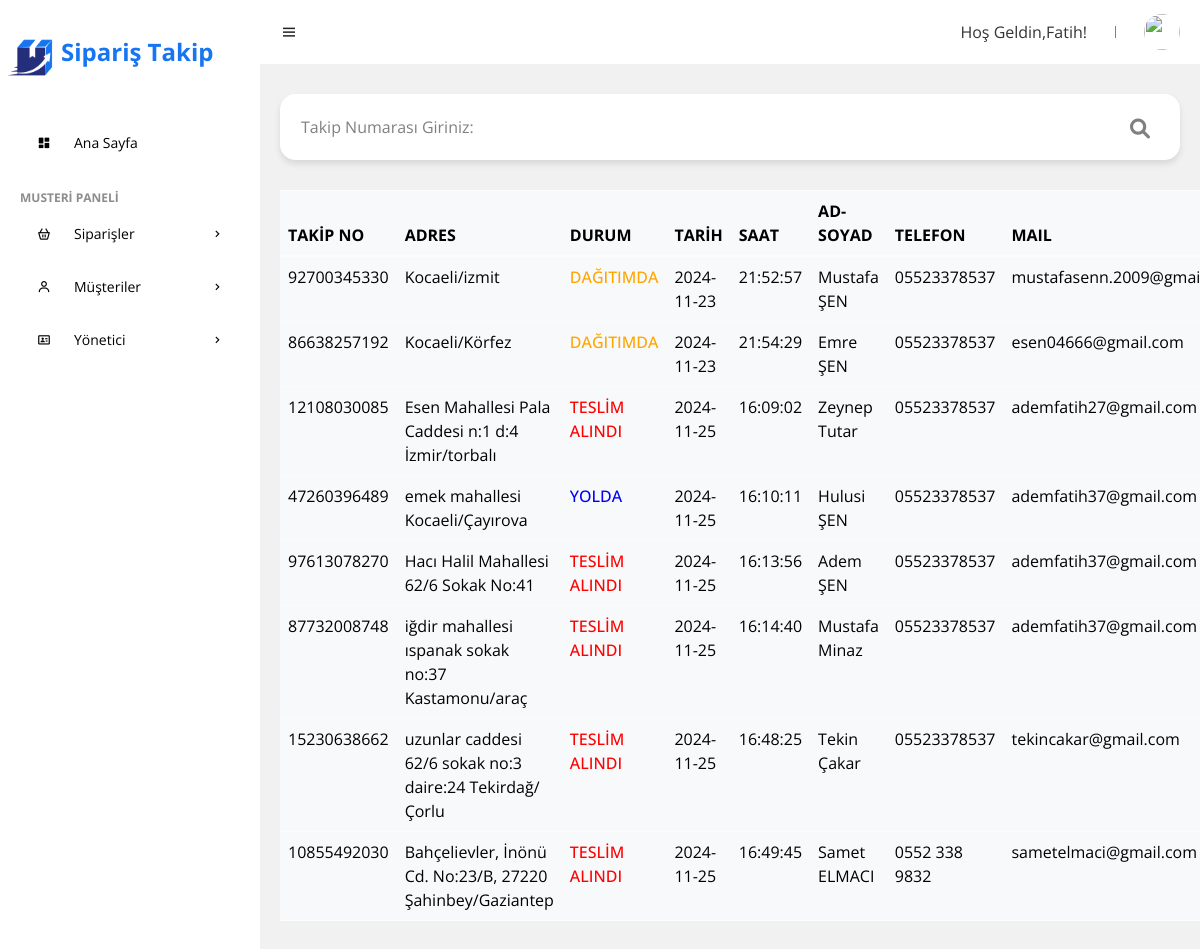
The app's page /admin/pages/orders/devam_eden_siparis.php (signed in), older data.
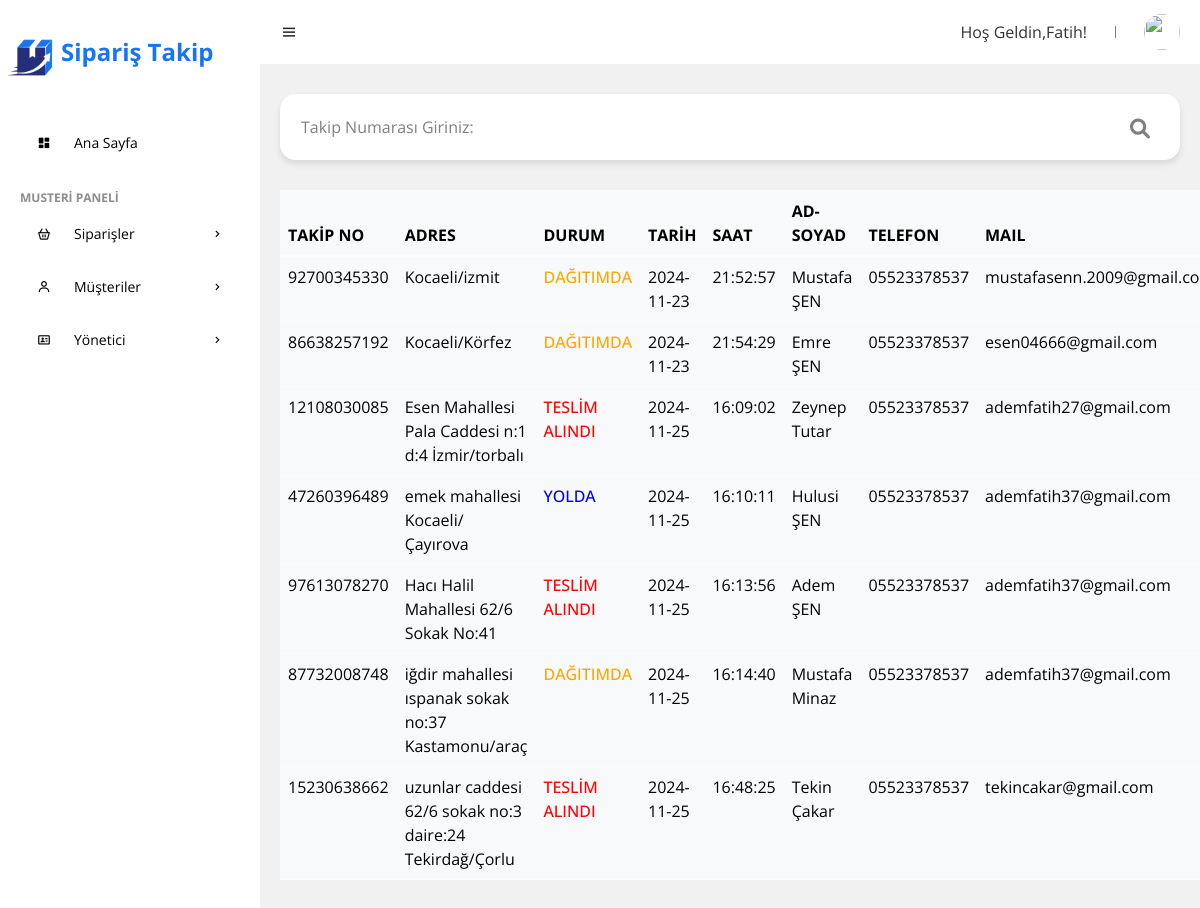
The same page, newer data.
### tables this page shows
CREATE TABLE `siparis` (
  `siparis_id` int(11) NOT NULL,
  `siparis_takip_no` bigint(11) NOT NULL,
  `siparis_saat` varchar(256) NOT NULL,
  `siparis_tarih` varchar(256) NOT NULL,
  `siparis_adres` varchar(256) NOT NULL,
  `siparis_durum` varchar(256) NOT NULL,
  `alici_adi_soyadi` varchar(256) NOT NULL,
  `alici_tel` varchar(20) NOT NULL,
  `alici_mail` varchar(256) NOT NULL,
  `yolda_tarih` datetime DEFAULT NULL,
  `dagitim_tarih` datetime DEFAULT NULL,
  `teslim_tarih` datetime DEFAULT NULL
);

### admin/pages/orders/devam_eden_siparis.php (the view, shortened to what this page needs)
<?php
require_once "../../islem/baglanti.php";
$searchQuery = '';
?>
<main>
    <form action="" method="GET">
        <div class="input-container">
            <input class="search" name="search" id="search" type="text" placeholder="Takip Numarası Giriniz:"
                value="<?php echo htmlspecialchars($searchQuery); ?>">
            <i class="fa fa-search"></i>
        </div>
    </form>
    <table class="table table-light table-hover rounded">
        <thead class="table-light">
            <tr>
                <th>TAKİP NO</th>
                <th>ADRES</th>
                <th>DURUM</th>
                <th>TARİH</th>
                <th>SAAT</th>
                <th>AD-SOYAD</th>
                <th>TELEFON</th>
                <th>MAIL</th>
            </tr>
        </thead>
        <tbody id="orderTableBody">
            <?php
            if (empty($searchQuery)) {
                $siparisQuery = "SELECT * FROM siparis WHERE siparis_durum IN ('YOLDA', 'TESLİM ALINDI','DAĞITIMDA')";
            } else {
                $siparisQuery = "SELECT * FROM siparis WHERE siparis_durum IN ('YOLDA', 'TESLİM ALINDI','DAĞITIMDA') AND siparis_takip_no LIKE :searchQuery";
            }
            $siparis = $baglanti->prepare($siparisQuery);
            $siparis->execute();
            while ($sipariscek = $siparis->fetch(PDO::FETCH_ASSOC)) {
            ?>
                <tr class="item">
                    <td><?php echo $sipariscek['siparis_takip_no'] ?></td>
                    <td title="<?php echo $sipariscek['siparis_adres'] ?>">
                        <?php echo $sipariscek['siparis_adres'] ?></td>
                    <td class="durum"><?php echo htmlspecialchars($sipariscek['siparis_durum']) ?></td>
                    <td><?php echo $sipariscek['siparis_tarih'] ?></td>
                    <td><?php echo $sipariscek['siparis_saat'] ?></td>
                    <td><?php echo $sipariscek['alici_adi_soyadi'] ?></td>
                    <td><?php echo $sipariscek['alici_tel'] ?></td>
                    <td><?php echo $sipariscek['alici_mail'] ?></td>
                </tr>
            <?php } ?>
        </tbody>
    </table>
</main>
</section>
<?php
include('../../includes/_layout.php');
?>

Row changes from the older to the newer data that the page shows:
no longer on this page (row edited): siparis: siparis_takip_no "10855492030", siparis_adres "Bahçelievler, İnönü Cd. No:23/B, 27220 Şahinbey/Gaziantep", siparis_durum "TESLİM ALINDI", siparis_tarih "2024-11-25", siparis_saat "16:49:45", alici_adi_soyadi "Samet ELMACI", alici_tel "0552 338 9832", alici_mail "sametelmaci@gmail.com"
changed siparis "iğdir mahallesi ıspanak sokak no:37 Kastamonu/araç": siparis_durum "TESLİM ALINDI" → "DAĞITIMDA"
